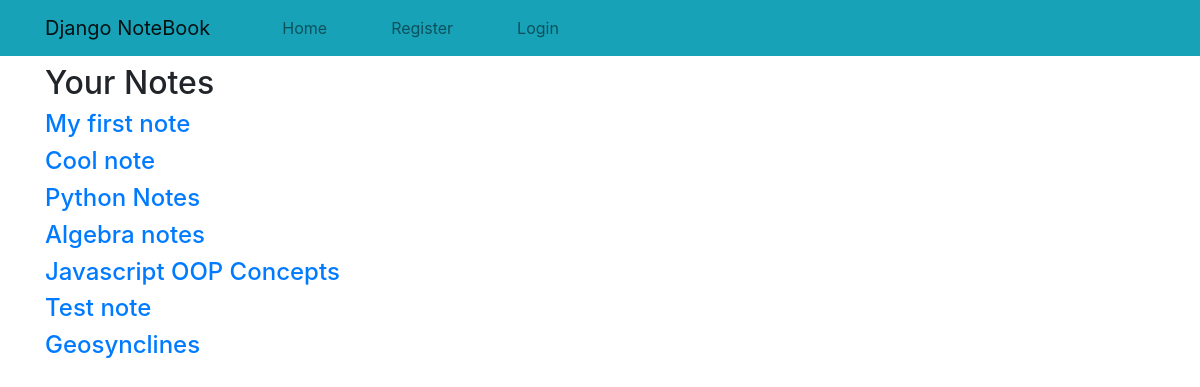
The page / on the database its author committed.
### notes/models.py (models this page shows, shortened)
class Note(models.Model):
    title = models.CharField(max_length=120, unique=True)
    content = models.TextField()
    created = models.DateTimeField(auto_now_add=True)
    updated = models.DateTimeField(auto_now=True)
    def get_absolute_url(self):
        return reverse('note_detail', kwargs={'id': self.id})

### notes/views.py (the view)
# urls.py: 2. Add a URL to urlpatterns:  path('', views.home, name='home')
def home(request):
    notes = Note.objects.all()
    return render(request, 'home.html', {'notes': notes})

### notes/templates/home.html
{% extends 'base.html' %}
{% block content %}
    <h2>Your Notes</h2>
    {% for note in notes %}
        <h4><a href="{{ note.get_absolute_url }}">{{ note.title }}</a></h4>
    {% endfor %}
{% endblock %}

### rows shown on the page
Note: title "My first note"
Note: title "Cool note"
Note: title "Python Notes"
Note: title "Algebra notes"
Note: title "Javascript OOP Concepts"
Note: title "Test note"
Note: title "Geosynclines"
